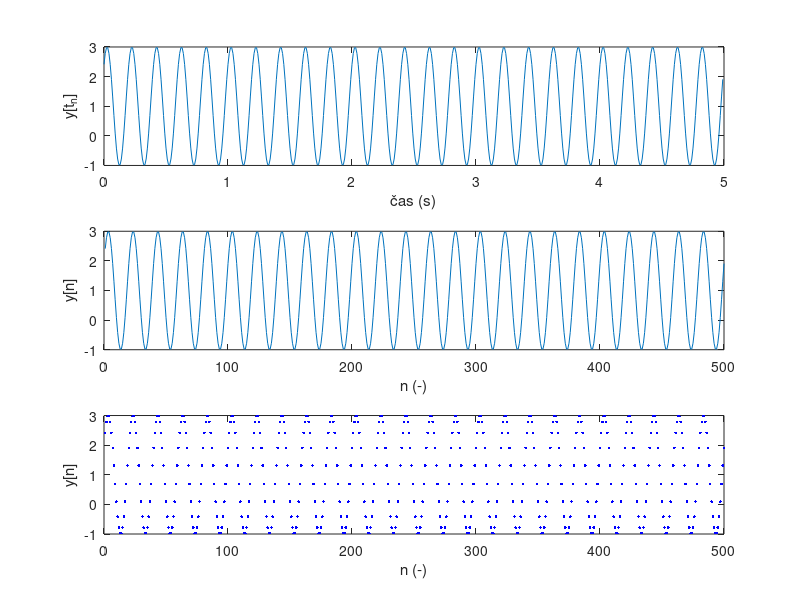
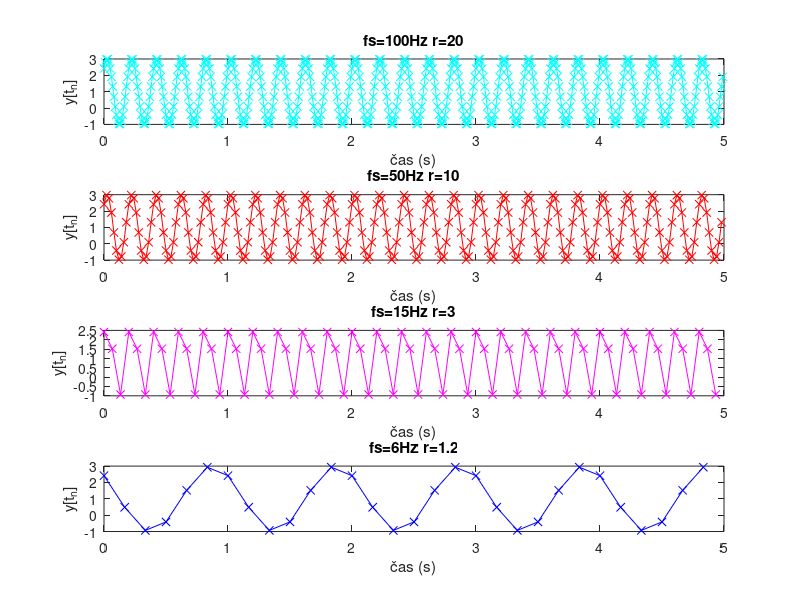
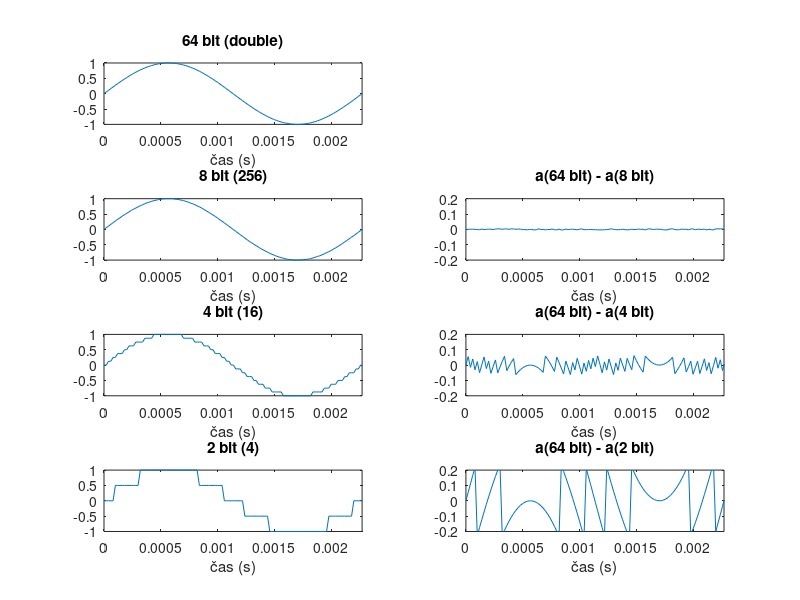

Write MATLAB code to recreate these figures, in order. (Note: this script raises an error after producing the figures.)
clear all;
close all;
clc;

%% Generovani signalu
fs = 100;
T = 5;

% harmonický signál: y(t)=Y0+Ym*sin(2*pi*f0*t+fi)

f0 = 5;
fi = pi/4;
Ym = 2;
Y0 = 1;

tn1 = 0 : 1/fs : T-1/fs;

tn = linspace(0, T-1/fs, T*fs);

y=Y0+Ym*sin(2*pi*f0*tn+fi);

%% Vykresleni

figure(1);

subplot(311);
plot (tn, y);
xlabel('čas (s)');
ylabel('y[t_n]');

subplot(312);
n = 1:length(y);
plot(n, y);
xlabel('n (-)');
ylabel('y[n]');

subplot(313);
plot(n, y, ' .b');
xlabel('n (-)');
ylabel('y[n]');

%% Vliv vzorkování na interpretaci signálu

fs10=round(f0*10);
fs3=round(f0*3);
fs1_2=round(f0*1.2);

t10 = linspace (0, T-1/fs10, T*fs10);
y10 = Y0+Ym*sin(2*pi*f0*t10+fi);

t3 = linspace (0, T-1/fs3, T*fs3);
y3 = Y0+Ym*sin(2*pi*f0*t3+fi);

t1_2 = linspace (0, T-1/fs1_2, T*fs1_2);
y1_2 = Y0+Ym*sin(2*pi*f0*t1_2+fi);

figure(2);

subplot(411);
plot(tn, y, '-xc');
xlabel('čas (s)'); ylabel('y[t_n]'); title(['fs=' num2str(fs) 'Hz r=' num2str(fs/f0)]);

subplot(412);
plot(t10, y10, '-xr');
xlabel('čas (s)'); ylabel('y[t_n]'); title(['fs=' num2str(fs10) 'Hz r=' num2str(fs10/f0)]);

subplot(413);
plot(t3, y3, '-xm');
xlabel('čas (s)'); ylabel('y[t_n]'); title(['fs=' num2str(fs3) 'Hz r=' num2str(fs3/f0)]);

subplot(414);
plot(t1_2, y1_2, '-xb');
xlabel('čas (s)'); ylabel('y[t_n]'); title(['fs=' num2str(fs1_2) 'Hz r=' num2str(fs1_2/f0)]);

fprintf('Jaká frekvenci signálu f0 byla nastavena? %.0fHz\n', 5);
fprintf('Jakou frekvenci vidíme při nedodržení vzorkovacího kmitočtu? %.0fHz\n', 1);

%% Kvantizace

fs=50e3;
T = 2;
ta=linspace(0, 2-1/fs, T*fs);
a=sin(2*pi*440*ta);

figure(3);
subplot(421);
plot(ta,a);
xlabel('čas (s)');
xlim([0 (1/440)]);
title('64 bit (double)');

sound(a, fs)

%% 8 bit
q8 = 2^8;
a8 = round(a * (q8/2)) / (q8/2);

subplot(423)
plot(ta,a8)
xlabel('čas (s)')
xlim([0 (1/440)])
title('8 bit (256)');

sound(a8,fs)

e8=a-a8;

subplot(424)
plot(ta,e8)
xlabel('čas (s)')
xlim([0 (1/440)])
ylim([-0.2 0.2])
title('a(64 bit) - a(8 bit)')

A=sum(abs(a).^2);
E8=sum(abs(e8).^2);
SQNR8=10*log10(A/E8);
SQNR8_theory=20*log10(q8);

%% 4 bit
q4 = 2^4;
a4 = round(a * (q4/2)) / (q4/2);

subplot(425)
plot(ta,a4)
xlabel('čas (s)')
xlim([0 (1/440)])
title('4 bit (16)');

sound(a4,fs)

e4=a-a4;

subplot(426)
plot(ta,e4)
xlabel('čas (s)')
xlim([0 (1/440)])
ylim([-0.2 0.2])
title('a(64 bit) - a(4 bit)')

A=sum(abs(a).^2);
E4=sum(abs(e4).^2);
SQNR4=10*log10(A/E4);
SQNR4_theory=20*log10(q4);

%% 2 bit
q2 = 2^2;
a2 = round(a * (q2/2)) / (q2/2);

subplot(427)
plot(ta,a2)
xlabel('čas (s)')
xlim([0 (1/440)])
title('2 bit (4)');

sound(a2,fs)

e2=a-a2;

subplot(428)
plot(ta,e2)
xlabel('čas (s)')
xlim([0 (1/440)])
ylim([-0.2 0.2])
title('a(64 bit) - a(2 bit)')

A=sum(abs(a).^2);
E2=sum(abs(e2).^2);
SQNR2=10*log10(A/E2);
SQNR2_theory=20*log10(q2);

%% SQNR
bits = [8; 4; 2];
SQNR = [SQNR8; SQNR4; SQNR2];
SQNR_theory = [SQNR8_theory; SQNR4_theory; SQNR2_theory];

T = table(bits, SQNR, SQNR_theory);
T.Properties.VariableNames = {'Počet bitů', 'Změřená SQNR [dB]', 'Teoretická SQNR [dB]'};
disp(T);